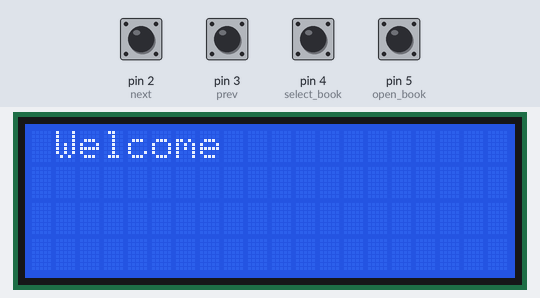
Bench run of a sketch on a simulated Arduino Uno, built with avr-gcc and run on an emulated ATmega328P. Parts: 20×4 character LCD. Inputs (shaded band) come from the test bench; at power-on: pin 2 (next), pin 3 (prev), pin 4 (select_book), pin 5 (open_book) HIGH. Storage starts empty; what the sketch prints to the serial monitor is not drawn.

Above: at 0.1 s.
At 1.1 s:
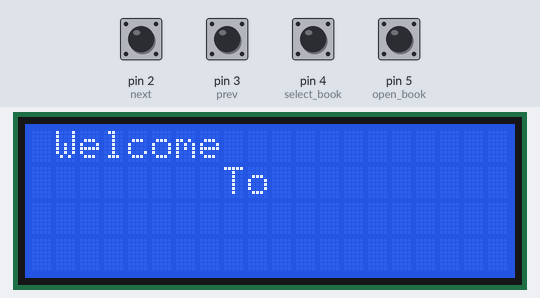
At 8.8 s:
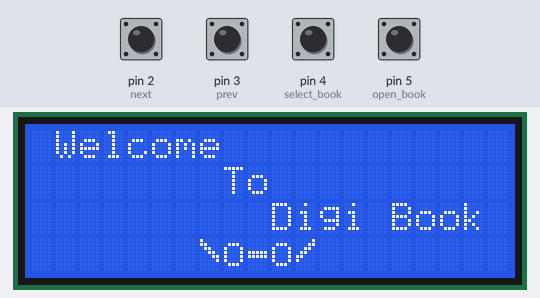
8.9 s: pin 2 (next) pulled LOW for 0.15 s
Timing chart, 0 to 11.9 s (numbered marks = the images above; inputs shaded):
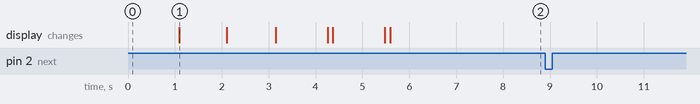

The sketch:

sketch.ino
```cpp
#include <SD.h>
#include <LiquidCrystal_I2C.h>
#include <ezButton.h>
#include "lcd_custom_character.h"

File file;

int book_num = 0;
int book_state = 0;
int prev_book_num = -1;

ezButton next(2);
ezButton prev(3);
ezButton select_book(4);
ezButton open_book(5);

LiquidCrystal_I2C lcd(0x27, 20, 4);

void setup() {
  Serial.begin(9600);
  SD.begin();

  next.setDebounceTime(50);
  prev.setDebounceTime(50);
  select_book.setDebounceTime(50);
  open_book.setDebounceTime(50);

  lcd.init();
  lcd.backlight();
  lcd.clear();

  welcome();
  animate();

  delay(1000);
}

void lcd_print(int x, int y, String message) {
  lcd.setCursor(x, y);
  lcd.print(message);
}

void display_char(int x, int y, int id) {
  lcd.setCursor(x, y);
  lcd.write(id);
}

void animate() {

  lcd.createChar(0, left_stick);
  lcd.createChar(1, right_stick);
  lcd.createChar(2, open_eye);
  lcd.createChar(3, middle_stick);
  lcd.createChar(4, closed_eye);

  for (int i = 0; i < 5; i++) {
    display_char(11, 3, 1);
    display_char(9, 3, 3);
    display_char(7, 3, 0);
    if (i % 2 == 0) {
      display_char(8, 3, 2);
      display_char(10, 3, 2);
      delay(1100);
    }
    else {
      display_char(8, 3, 4);
      display_char(10, 3, 4);
      delay(100);
    }
  }

}

void welcome() {
  lcd_print(1, 0, "Welcome");
  delay(1000);
  lcd_print(8, 1, "To");
  delay(1000);
  lcd_print(10, 2, "Digi Book");
  delay(1000);
}

void loop() {

  next.loop();
  prev.loop();
  select_book.loop();
  open_book.loop();

  if (next.isPressed()) {
    book_num++;
  }
  else if (prev.isPressed()) {
    book_num--;
  }
  else if (select_book.isPressed()) {
    book_state = 0;
    prev_book_num = -1;
  }
  else if (open_book.isPressed()) {
    book_state = 1;
  }

  book_num = constrain(book_num, 0, 1);
  check_book();

  read_book();

  //  for better working of simulator
  delay(10);
}

void check_book() {
  if (prev_book_num != book_num) {
    prev_book_num = book_num;
    if (book_num) {
      Serial.println("Think and Grow Rich");
    }
    else {
      Serial.println("Harry Potter");
    }
  }
}

void read_book() {
  if (book_state) {
    if (book_num) {
      file = SD.open("think.txt", FILE_READ);
    }
    else {
      file = SD.open("harry.txt", FILE_READ);
    }

    String display_text = "";
    if (file) {
      while (file.available()) {
        char data = file.read();
        Serial.print(data);
      }
    }
  }
  file.close();
}
```

lcd_custom_character.h
```cpp
byte left_stick[] = {
  B10000,
  B11000,
  B01100,
  B00110,
  B00011,
  B00001,
  B00000,
  B00000
};

byte right_stick[] = {
  B00001,
  B00011,
  B00110,
  B01100,
  B11000,
  B10000,
  B00000,
  B00000
};

byte open_eye[] = {
  B00000,
  B01110,
  B10001,
  B10001,
  B10001,
  B10001,
  B01110,
  B00000
};

byte middle_stick[] = {
  B00000,
  B00000,
  B00000,
  B11111,
  B11111,
  B00000,
  B00000,
  B00000
};

byte closed_eye[] = {
  B00000,
  B00000,
  B00000,
  B01110,
  B10001,
  B01110,
  B00000,
  B00000
};
```

Measured:
- after the input at 8.9 s, every drawn part: stays the same
- what the display in image 1 shows lasts 1.0 s, from 1.1 s to 2.1 s
